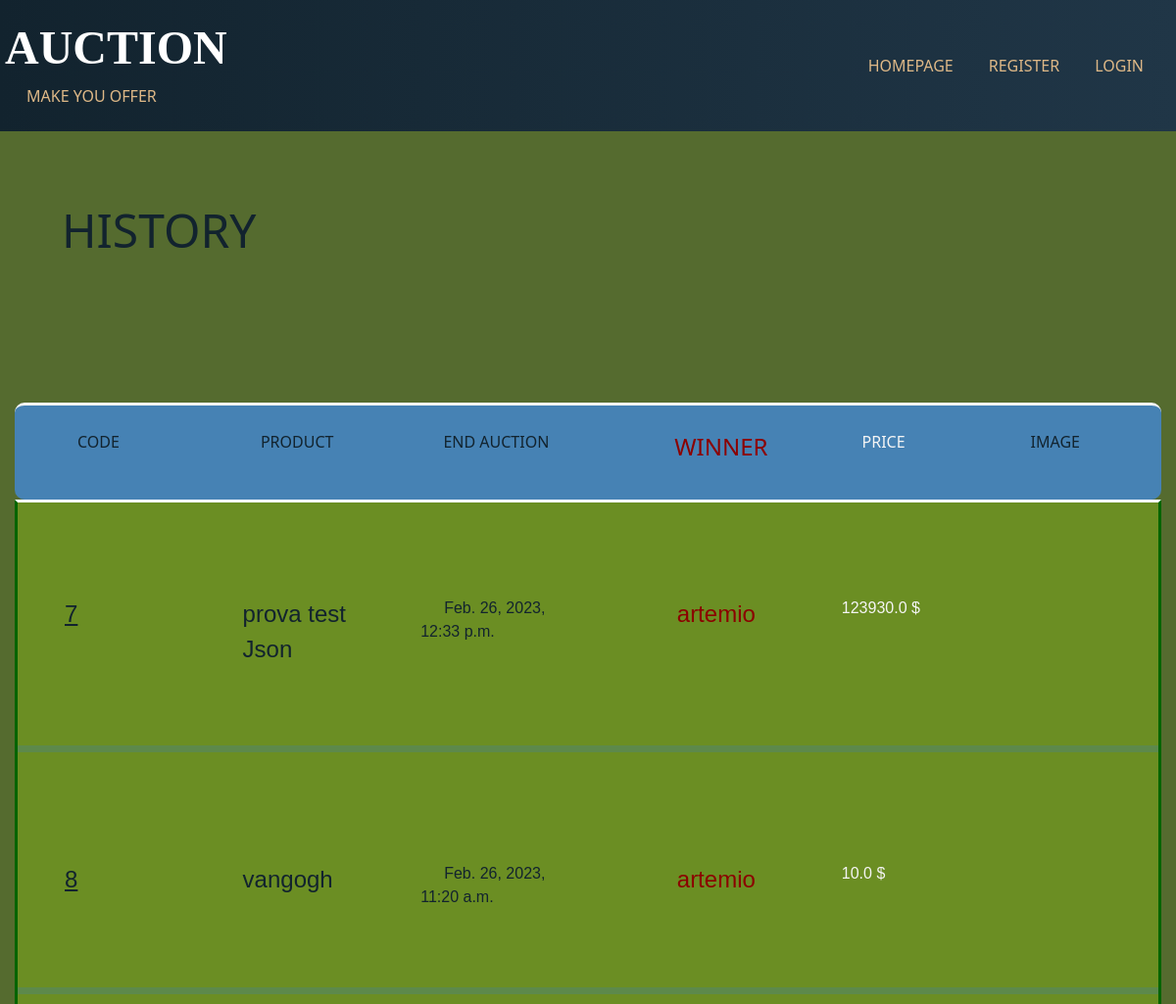
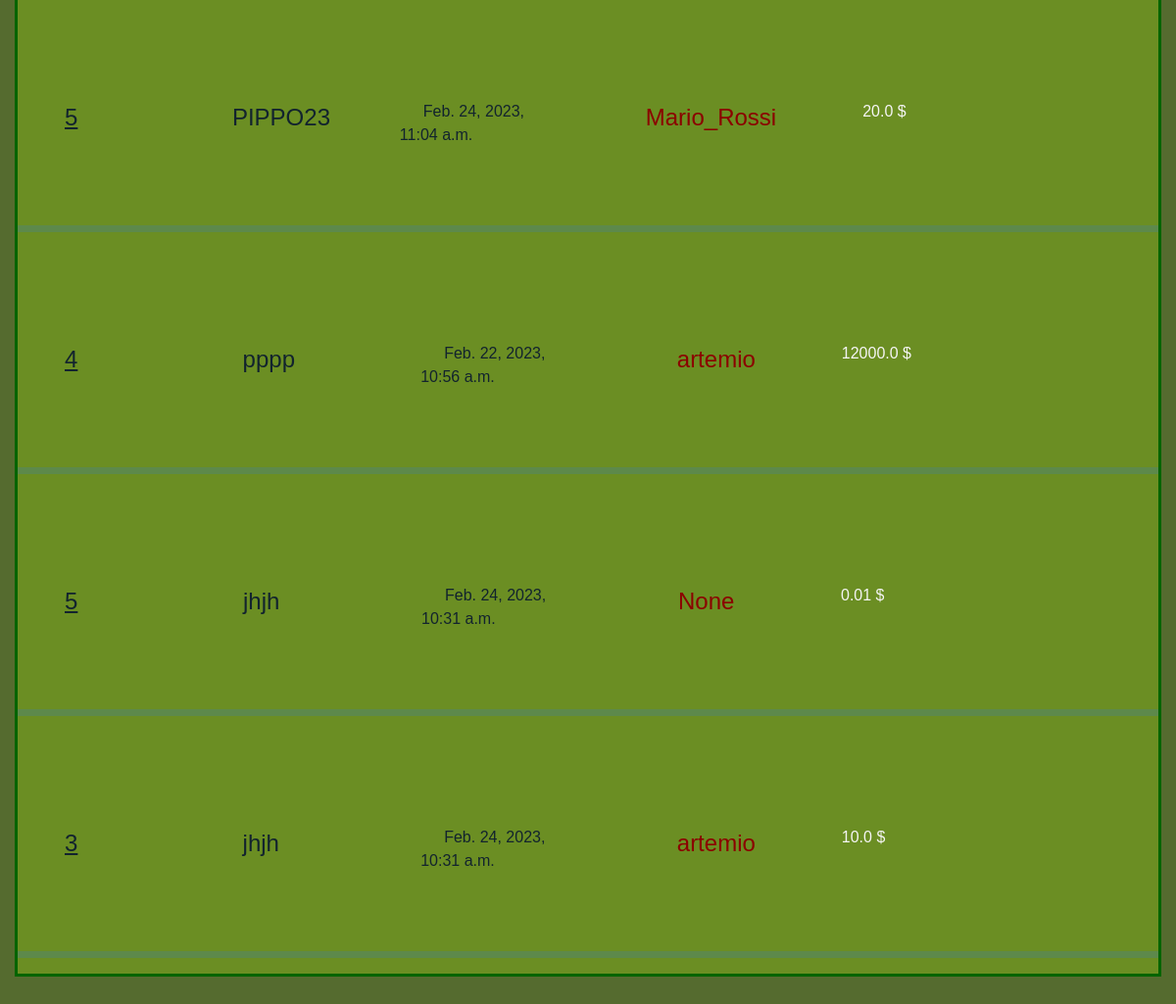
The page /history/ on the database its author committed (2 pictures, top to bottom).
### auction/models.py (models this page shows, shortened)
class AuctionListing(models.Model):
    auction_number = models.IntegerField(default=0)
    profile = models.ForeignKey(Profile, on_delete=models.CASCADE, related_name="profile")
    product = models.CharField(max_length=50)
    start = models.DateTimeField(blank=True)
    end = models.DateTimeField(blank=True)
    description = models.TextField(max_length=70)
    starting_bid = models.FloatField(default=0.01)
    current_price = models.FloatField()
    current_winner = models.ForeignKey(User, on_delete=models.CASCADE, related_name="current_winner", blank=True, null=True)
    date = models.DateTimeField(default=timezone.now, blank=True)
    hash = models.CharField(max_length=64, default=None, null=True)
    txId = models.CharField(max_length=66, default=None, null=True)
    json_auction = models.TextField(default=None, null=True, max_length=5000)
    active = models.BooleanField(default=True)
    saved_on_redis = models.BooleanField(default=False)
    manualClose = models.BooleanField(default=False)
    photo = models.ImageField(upload_to="pics/%y/%m/%d/")
    slug = models.SlugField(max_length=200, db_index=True)

### auction/views.py (the view)
# urls.py: path("history/", history_auctions, name="history"),
def history_auctions(request):
    active_listings = AuctionListing.objects.filter(active=False).order_by('-date')
    print(request.user.id, 'USER ID')
    return render(request, "auction/history.html", context={'active_listings': active_listings})

### auction/templates/auction/history.html (shortened to what this page needs)
{% extends "base.html" %}
{% load static %}
{% block content %}
{% block body %}
<body style="padding:0;box-sizing:content-box;margin:0;background-color:darkolivegreen">
    <h2 style="color:#12232E;font-size:3rem;padding:3rem">HISTORY</h2>
   <div style="display:flex; background-color:steelblue; margin-top:100px; height:80px;border-radius:10px 10px 10px 10px;
        padding:0.5rem; border-top-style:solid; border-top-color: whitesmoke" >
            <h6 style="text-indent: 3.5rem; color:#12232E;margin-top:20px; "> CODE</h6>
            <h6 style="text-indent: 9rem; color:#12232E;margin-top:20px; "> PRODUCT</h6>
            <h6 style="text-indent: 7rem;color:#12232E;margin-top:20px;"> END AUCTION</h6>
            <h6 style="text-indent: 8rem;color:darkred;margin-top:20px;font-size:1.5rem ">WINNER</h6>
            <h6 style="text-indent: 6rem;color:whitesmoke;margin-top:20px; "> PRICE</h6>
            <h6 style="text-indent: 8rem;color:#12232E ;margin-top:20px;"> IMAGE</h6>
            </div>
<div id="background" style="border-style:solid;border-color:darkgreen;border-top-color:ghostwhite;background-color:olivedrab">
    {% for listing in active_listings %}
<br><br>
<div>
    <div class="row" style="padding:3rem">
         <div class="col col-sm">
             <a style="color:#12232E;font-family: 'Apple Braille',sans-serif;font-size:1.5rem;" href="{% url 'listing_view' listing.id %}"><p>{{listing.auction_number}}</p></a>
         </div>
        <div class="col col-sm">
            <a style="color:#12232E;font-size:1.5rem;font-family:'Apple Braille',sans-serif;size:1.5rem"><p>{{listing.product}}</p></a>
        </div>
        <div class="col col-sm" style="color:#12232E;font-family:'Apple Braille',sans-serif;">
            <p style="text-indent:1.5rem ">{{listing.end}}</p>
        </div>
        <div class="col col-lg" style="font-family:'Apple Braille',sans-serif;font-size:1.5rem;color:darkred;
        text-indent:5rem">
            <p>{{listing.current_winner}}</p>
        </div>
        <div class="col col-sm" style="color:whitesmoke;font-family:'Apple Braille',sans-serif;text-indent:4rem">
            <p>{{listing.current_price}} $</p>
        </div>
        <div class="col col-lg" style="color:#12232E;font-family: 'Apple Braille',sans-serif;text-indent:4rem">
        </div>
    </div>
    <hr style="border: 3px solid">
</div>
    {% empty %}
        <p>No Auction in memory</p>
    {% endfor %}
</div>
</body>
    {% endblock %}
    {% endblock %}

### static/css/auctionbase.css (style rules this page uses)
* { padding: 0; margin: 0; box-sizing: content-box; }
body { margin: 0; font-family: var(--bs-body-font-family); font-size: var(--bs-body-font-size); font-weight: var(--bs-body-font-weight); line-height: var(--bs-body-line-height); color: #357cc3; text-align: var(--bs-body-text-align); background-color: var(--bs-body-bg); -webkit-text-size-adjust: 100%; -webkit-tap-highlight-color: whitesmoke; }
.pagination.pagination-rounded-flat .page-item .page-link, a { border: none; border-radius: 50px; }

### rows shown on the page
AuctionListing: auction_number "7", product "prova test Json", end "Feb. 26, 2023, 12:33 p.m.", current_winner "artemio", current_price "123930.0"
AuctionListing: auction_number "8", product "vangogh", end "Feb. 26, 2023, 11:20 a.m.", current_winner "artemio", current_price "10.0"
AuctionListing: auction_number "5", product "PIPPO23", end "Feb. 24, 2023, 11:04 a.m.", current_winner "Mario_Rossi", current_price "20.0"
AuctionListing: auction_number "4", product "pppp", end "Feb. 22, 2023, 10:56 a.m.", current_winner "artemio", current_price "12000.0"
AuctionListing: auction_number "5", product "jhjh", end "Feb. 24, 2023, 10:31 a.m.", current_winner "None", current_price "0.01"
AuctionListing: auction_number "3", product "jhjh", end "Feb. 24, 2023, 10:31 a.m.", current_winner "artemio", current_price "10.0"
